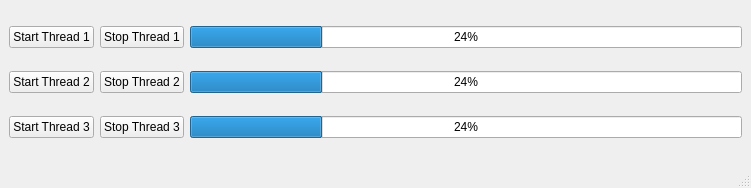
<?xml version="1.0" encoding="UTF-8"?>
<ui version="4.0">
 <class>MainWindow</class>
 <widget class="QMainWindow" name="MainWindow">
  <property name="geometry">
   <rect>
    <x>0</x>
    <y>0</y>
    <width>751</width>
    <height>188</height>
   </rect>
  </property>
  <property name="windowTitle">
   <string>MainWindow</string>
  </property>
  <widget class="QWidget" name="centralwidget">
   <layout class="QGridLayout" name="gridLayout">
    <item row="1" column="2">
     <widget class="QProgressBar" name="progressBar_2">
      <property name="value">
       <number>24</number>
      </property>
     </widget>
    </item>
    <item row="2" column="1">
     <widget class="QPushButton" name="pushButton_6">
      <property name="text">
       <string>Stop Thread 3</string>
      </property>
     </widget>
    </item>
    <item row="2" column="2">
     <widget class="QProgressBar" name="progressBar_3">
      <property name="value">
       <number>24</number>
      </property>
     </widget>
    </item>
    <item row="2" column="0">
     <widget class="QPushButton" name="pushButton_3">
      <property name="text">
       <string>Start Thread 3</string>
      </property>
     </widget>
    </item>
    <item row="1" column="1">
     <widget class="QPushButton" name="pushButton_5">
      <property name="text">
       <string>Stop Thread 2</string>
      </property>
     </widget>
    </item>
    <item row="0" column="2">
     <widget class="QProgressBar" name="progressBar_1">
      <property name="value">
       <number>24</number>
      </property>
     </widget>
    </item>
    <item row="0" column="1">
     <widget class="QPushButton" name="pushButton_4">
      <property name="text">
       <string>Stop Thread 1</string>
      </property>
     </widget>
    </item>
    <item row="1" column="0">
     <widget class="QPushButton" name="pushButton_2">
      <property name="text">
       <string>Start Thread 2</string>
      </property>
     </widget>
    </item>
    <item row="0" column="0">
     <widget class="QPushButton" name="pushButton_1">
      <property name="text">
       <string>Start Thread 1</string>
      </property>
     </widget>
    </item>
   </layout>
  </widget>
  <widget class="QMenuBar" name="menubar">
   <property name="geometry">
    <rect>
     <x>0</x>
     <y>0</y>
     <width>751</width>
     <height>24</height>
    </rect>
   </property>
  </widget>
  <widget class="QStatusBar" name="statusbar"/>
 </widget>
 <resources/>
 <connections/>
</ui>
